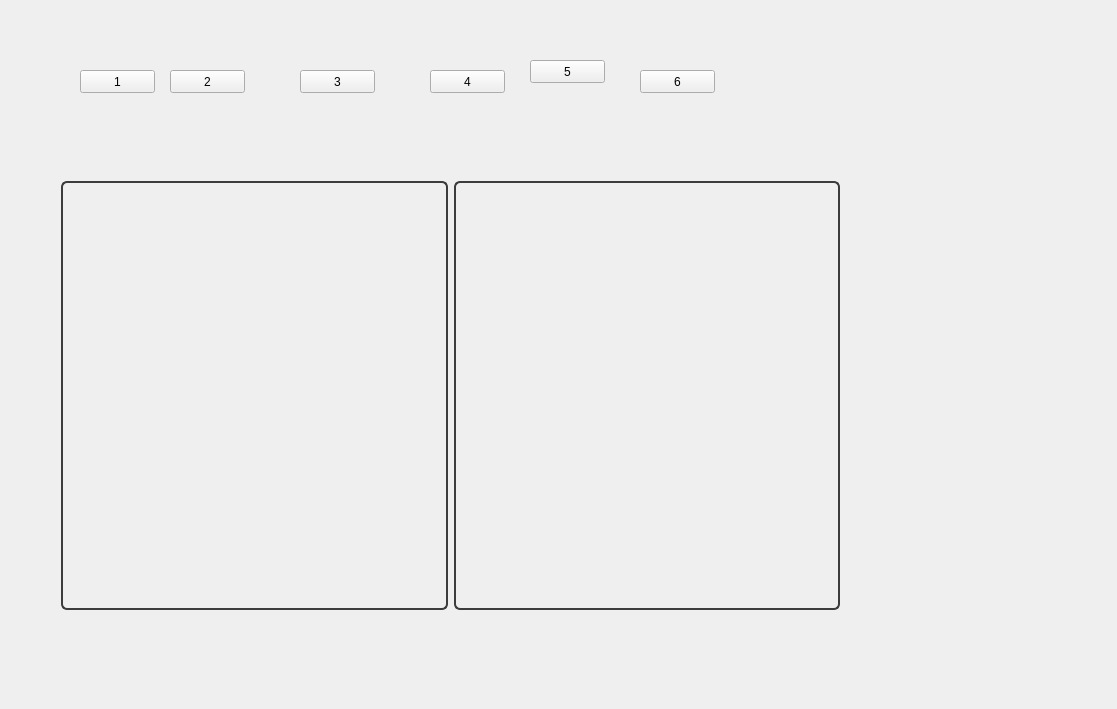
<?xml version="1.0" encoding="UTF-8"?>
<ui version="4.0">
 <class>MainWidget</class>
 <widget class="QMainWindow" name="MainWidget">
  <property name="geometry">
   <rect>
    <x>0</x>
    <y>0</y>
    <width>1117</width>
    <height>709</height>
   </rect>
  </property>
  <property name="windowTitle">
   <string>MainWidget</string>
  </property>
  <widget class="QWidget" name="centralWidget">
   <property name="styleSheet">
    <string notr="true"/>
   </property>
   <widget class="QWidget" name="widget" native="true">
    <property name="geometry">
     <rect>
      <x>50</x>
      <y>170</y>
      <width>801</width>
      <height>451</height>
     </rect>
    </property>
    <layout class="QHBoxLayout" name="horizontalLayout">
     <item>
      <widget class="QLabel" name="label_left">
       <property name="styleSheet">
        <string notr="true">QLabel{
border:2px;
border-radius:6px;
border-style:solid;
border-color: rgb(60, 60, 60);
}</string>
       </property>
       <property name="text">
        <string/>
       </property>
      </widget>
     </item>
     <item>
      <widget class="QLabel" name="label_right">
       <property name="styleSheet">
        <string notr="true">QLabel{
border:2px;
border-radius:6px;
border-style:solid;
border-color: rgb(60, 60, 60);
}</string>
       </property>
       <property name="text">
        <string/>
       </property>
      </widget>
     </item>
    </layout>
   </widget>
   <widget class="QPushButton" name="pushButton">
    <property name="geometry">
     <rect>
      <x>80</x>
      <y>70</y>
      <width>75</width>
      <height>23</height>
     </rect>
    </property>
    <property name="text">
     <string>1</string>
    </property>
   </widget>
   <widget class="QPushButton" name="pushButton_2">
    <property name="geometry">
     <rect>
      <x>170</x>
      <y>70</y>
      <width>75</width>
      <height>23</height>
     </rect>
    </property>
    <property name="text">
     <string>2</string>
    </property>
   </widget>
   <widget class="QPushButton" name="pushButton_3">
    <property name="geometry">
     <rect>
      <x>300</x>
      <y>70</y>
      <width>75</width>
      <height>23</height>
     </rect>
    </property>
    <property name="text">
     <string>3</string>
    </property>
   </widget>
   <widget class="QPushButton" name="pushButton_4">
    <property name="geometry">
     <rect>
      <x>430</x>
      <y>70</y>
      <width>75</width>
      <height>23</height>
     </rect>
    </property>
    <property name="text">
     <string>4</string>
    </property>
   </widget>
   <widget class="QPushButton" name="pushButton_5">
    <property name="geometry">
     <rect>
      <x>530</x>
      <y>60</y>
      <width>75</width>
      <height>23</height>
     </rect>
    </property>
    <property name="text">
     <string>5</string>
    </property>
   </widget>
   <widget class="QPushButton" name="pushButton_6">
    <property name="geometry">
     <rect>
      <x>640</x>
      <y>70</y>
      <width>75</width>
      <height>23</height>
     </rect>
    </property>
    <property name="text">
     <string>6</string>
    </property>
   </widget>
  </widget>
 </widget>
 <layoutdefault spacing="6" margin="11"/>
 <resources>
  <include location="main.qrc"/>
 </resources>
 <connections/>
</ui>
